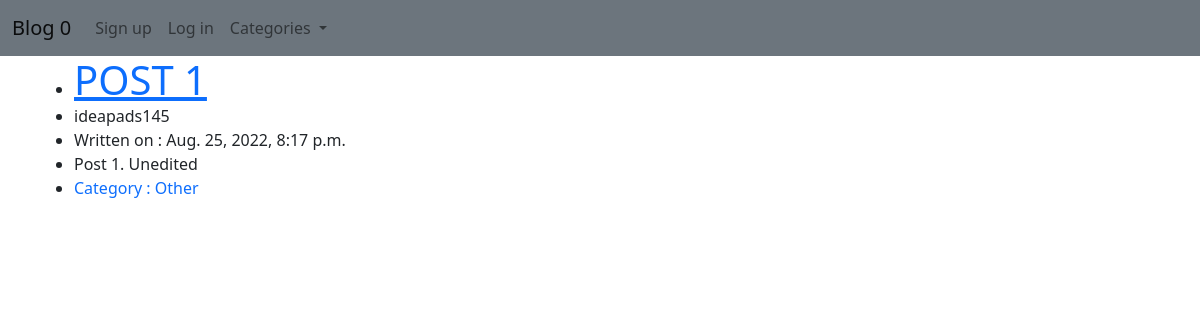
The page / on the database its author committed.
### apps/mainblog/models.py (models this page shows, shortened)
class Post(models.Model):
    title = models.CharField(max_length=255)
    author = models.ForeignKey(User, on_delete=models.CASCADE)
    body = models.TextField()
    dateCreated = models.DateTimeField(auto_now_add=True)
    category = models.CharField(max_length=255,blank=True, null=True)
    likes = models.ManyToManyField(User, related_name="blogpost")
    class Meta:
        ordering = ['-dateCreated']

### apps/mainblog/views.py (the view)
# urls.py: path('',HomeView.as_view(), name = "homepage"),
class HomeView(ListView):
    model = Post
    template_name = 'homepage.html'
    def get_context_data(self, **kwargs: any) :
        category_menu = Category.objects.all()
        context = super(HomeView, self).get_context_data(**kwargs)
        context['category_menu'] = category_menu
        return context

### apps/mainblog/models.py (called while the page is built)
    def __str__(self) -> str:
        return "CATEGORY : " + self.name

### apps/mainblog/Templates/homepage.html (shortened to what this page needs)
{% extends 'base.html' %}
{% block content %}
<ul>
    {% for post in object_list %}
        <li><a href="{% url 'article_view' post.pk %}" class="h1">{{post.title}}</a></li>
        <li>{{post.author}}</li>
        <li>Written on : {{post.dateCreated}}</li>
        <li>{{post.body}}</li>
        <li><a href ="{% url 'category' post.category %}" class="text-decoration-none">Category : {{post.category}}</a></li>
        <br><br>
    {% endfor %}
</ul>
{% endblock %}

### rows shown on the page
Post: title "POST 1", author "ideapads145", dateCreated "Aug. 25, 2022, 8:17 p.m.", body "Post 1. Unedited", category "Other"
